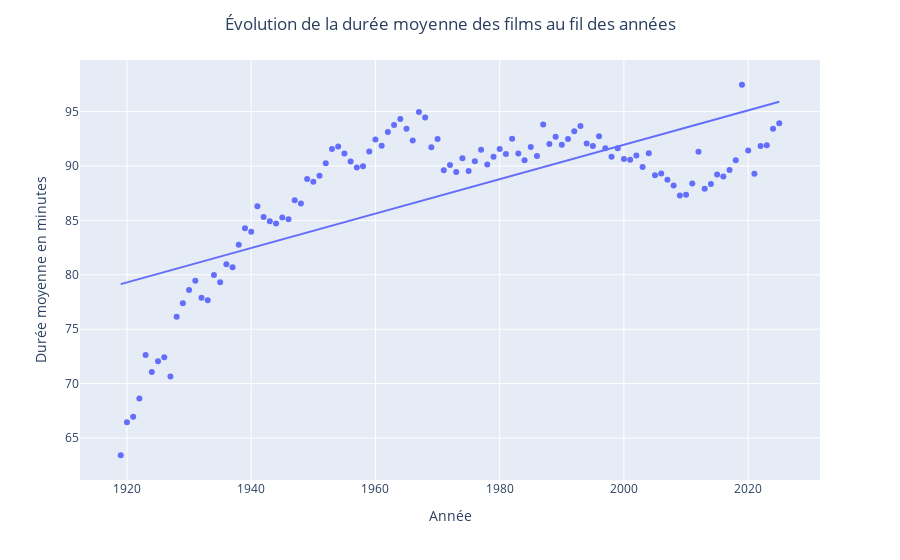

This figure's notebook cell:
### Code cell
import plotly.express as px

graphe = px.scatter(
    data_frame = df_average_runtime,
    x = 'startYear',
    y = 'runtimeMinutes',
    trendline = "ols",
    labels={"startYear": "Année", "runtimeMinutes": "Durée moyenne en minutes"}
)

#Ajouter un titre
graphe.update_layout(title_text="Évolution de la durée moyenne des films au fil des années", title_x=0.5)

graphe.show()
